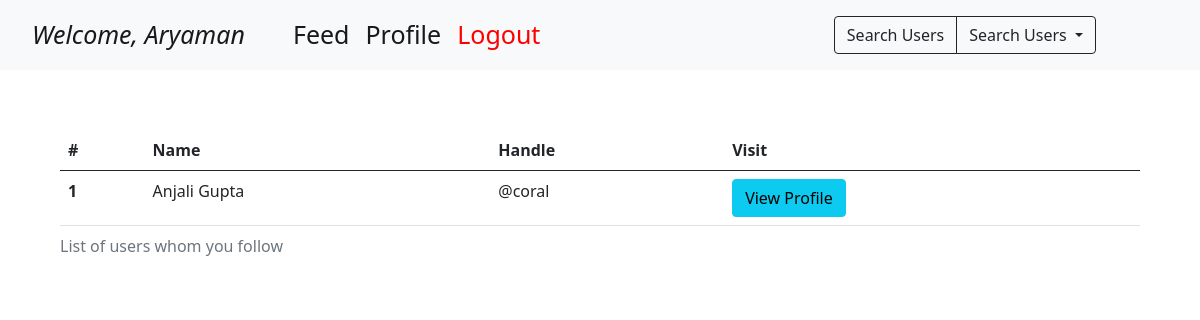
The app's page /profile/following (signed in), older data.
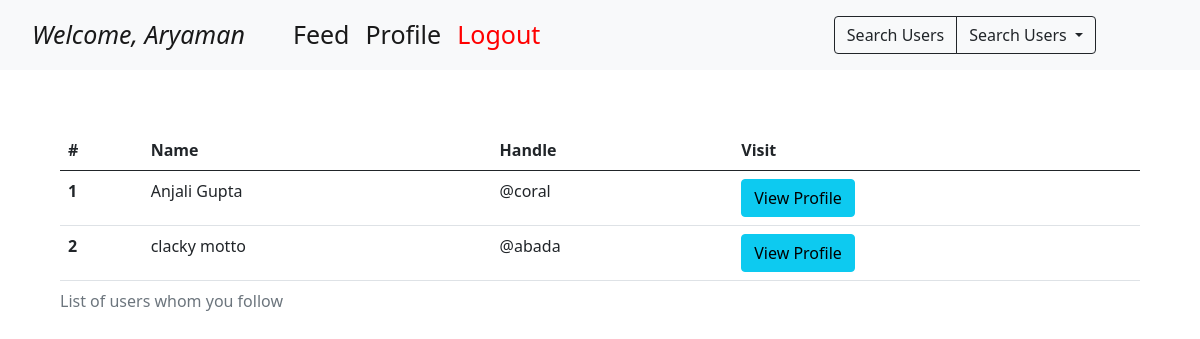
The same page, newer data.
### app.py (models this page shows)
class App_user(db.Model, UserMixin):
    __tablename__ = 'app_user'
    id = db.Column(db.Integer, autoincrement = True, primary_key = True)
    username = db.Column(db.String, nullable = False, unique = True)
    first_name = db.Column(db.String, nullable = False)
    profile_pic = db.Column(db.String, nullable = False)
    last_name = db.Column(db.String, nullable = False)
    password = db.Column(db.String, nullable = False)

### app.py (the view)
@app.route("/profile/following")
@login_required
def display_following():
    other_users = App_user.query.filter(App_user.username != current_user.username).all()
    following = db.session.query(App_user).join(Follower, App_user.id == Follower.following_ID).filter(Follower.ID == current_user.id).all()
    return render_template("following.html", following = following, users = other_users)

### app.py (called while the page is built)
@login_manager.user_loader
def load_user(user):
    return App_user.query.get(int(user))

### templates/following.html (shortened to what this page needs)
<!DOCTYPE html>
<html lang="en">
<head>
    <link href="https://cdn.jsdelivr.net/npm/bootstrap@5.2.2/dist/css/bootstrap.min.css" rel="stylesheet">      </head>
</head>
<body>
    {% include 'navbar.html' %}
    <div class="t">
    <table class="table">
        <caption>List of users whom you follow</caption>
        <thead>
          <tr>
            <th scope="col">#</th>
            <th scope="col">Name</th>
            <th scope="col">Handle</th>
            <th scope="col">Visit</th>
          </tr>
        </thead>
        <tbody>
            {% set x = namespace(value=1) %}
            {% for i in following %}
          <tr>
            <th scope="row">{{x.value}}{% set x.value = x.value+1 %}</th>
            <td>{{i.first_name}} {{i.last_name}}</td>
            <td>@{{i.username}}</td>
            <td><button class="btn btn-info" onclick = "window.location.href='/feed/{{i.username}}'">View Profile</button></td>
          </tr>
          {% endfor %}
        </tbody>
      </table>
      </div>
</body>
</html>

Row changes from the older to the newer data that the page shows:
added App_user: value "2", first_name "clacky", last_name "motto", username "abada"
